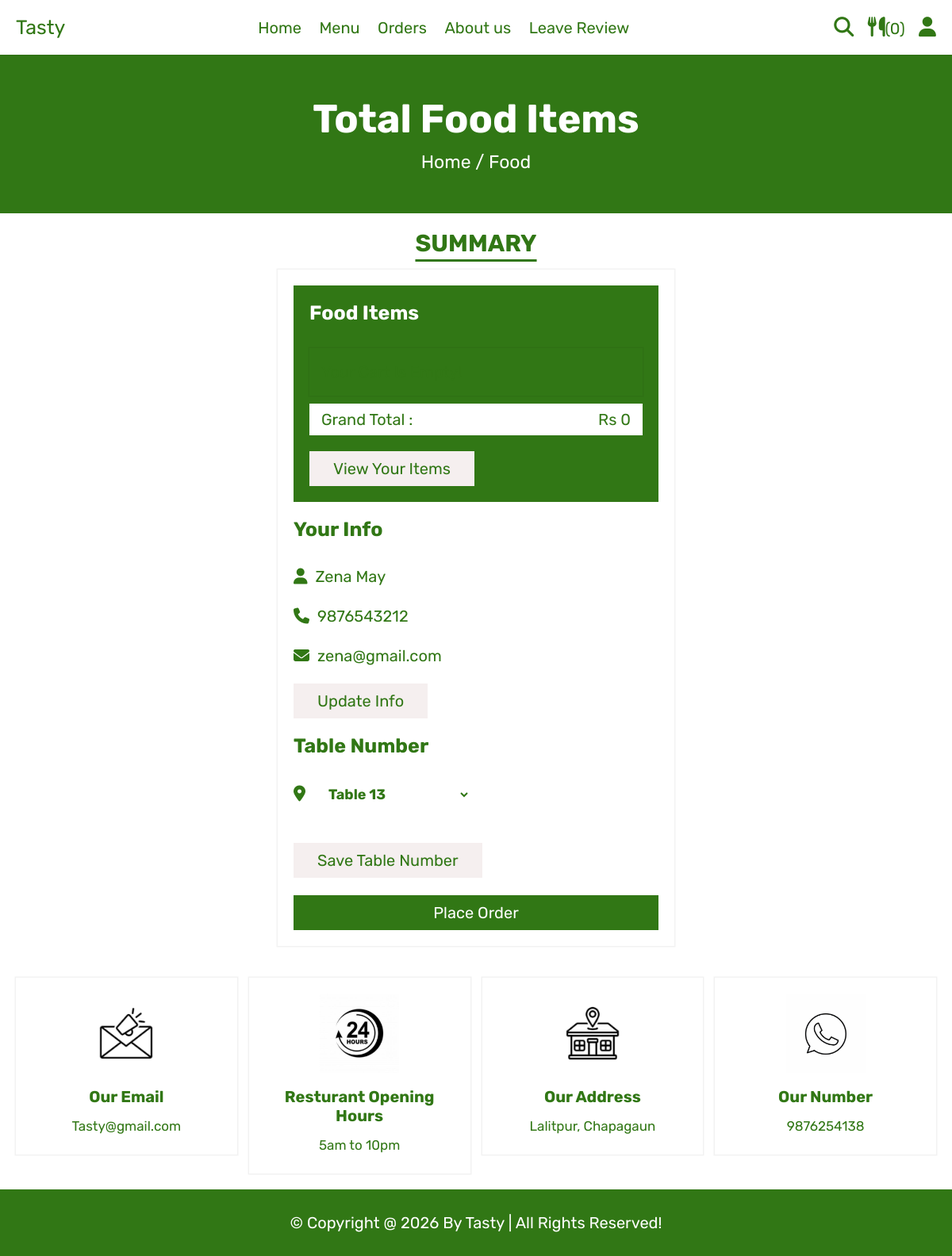
The app's page /checkout.php (signed in) with its own data.
### tables this page shows
CREATE TABLE `users` (
  `id` int(100) NOT NULL,
  `name` varchar(20) NOT NULL,
  `email` varchar(50) NOT NULL,
  `number` varchar(10) NOT NULL,
  `password` varchar(50) NOT NULL,
  `address` varchar(500) NOT NULL
);

### checkout.php (the view, shortened to what this page needs)
<?php
include 'components/connect.php';
$user_id = $_SESSION['user_id'];
$fetch_number = [];
$select_number = $conn->prepare("SELECT * FROM table_number WHERE user_id = ?");
$select_number->execute([$user_id]);
if ($select_number->rowCount() > 0) {
    $fetch_number = $select_number->fetch(PDO::FETCH_ASSOC);
}
?>
<!DOCTYPE html>
<html lang="en">
<head>
    <link rel="stylesheet" href="https://cdnjs.cloudflare.com/ajax/libs/font-awesome/6.1.1/css/all.min.css">
    <link rel="stylesheet" href="css/stylerg.css">
</head>
<body>
    <?php include 'components/user_header.php'; ?>
    <div class="heading">
        <h3>Total Food Items</h3>
        <p><a href="home.php">Home</a> <span> / Food</span></p>
    </div>
    <section class="checkout">
        <h1 class="title">Summary</h1>
        <form action="" method="post">
            <div class="cart-items">
                <h3>Food Items</h3>
                <?php
                $grand_total = 0;
                $cart_items = [];
                $select_cart = $conn->prepare("SELECT * FROM cart WHERE user_id = ?");
                $select_cart->execute([$user_id]);
                if ($select_cart->rowCount() > 0) {
                    while ($fetch_cart = $select_cart->fetch(PDO::FETCH_ASSOC)) {
                        $cart_items[] = $fetch_cart['name'] . ' (' . $fetch_cart['price'] . ' x ' . $fetch_cart['quantity'] . ')';
                        $grand_total += $fetch_cart['price'] * $fetch_cart['quantity'];
                ?>
                        <p><span class="name" style="background-color: white; padding: 5px 10px;"><?= htmlspecialchars($fetch_cart['name']); ?></span>
                            <span class="price">Rs <?= htmlspecialchars($fetch_cart['price']); ?> x <?= htmlspecialchars($fetch_cart['quantity']); ?></span>
                        </p>
                <?php
                    }
                    $total_products = implode(', ', $cart_items);
                } else {
                    echo '<p class="empty">Your cart is empty!</p>';
                }
                ?>
                <p class="grand-total"><span class="name">Grand Total :</span><span class="price">Rs <?= $grand_total; ?></span></p>
                <a href="cart.php" class="btn">View your items</a>
            </div>
            <div class="user-info">
                <h3>Your Info</h3>
                <p><i class="fas fa-user"></i><span><?= htmlspecialchars($fetch_profile['name'] ?? ''); ?></span></p>
                <p><i class="fas fa-phone"></i><span><?= htmlspecialchars($fetch_profile['number'] ?? ''); ?></span></p>
                <p><i class="fas fa-envelope"></i><span><?= htmlspecialchars($fetch_profile['email'] ?? ''); ?></span></p>
                <a href="update_profile.php" class="btn">Update Info</a>
                <h3>Table Number</h3>
                <p>
                    <label for="table_number">
                        <i class="fas fa-map-marker-alt"></i>
                        <select name="table_number" id="table_number" required>
                            <?php
                            for ($i = 1; $i <= 20; $i++) {
                                $selected = (isset($fetch_number['number']) && $fetch_number['number'] == $i) ? 'selected' : '';
                                echo "<option value=\"$i\" $selected>Table $i</option>";
                            }
                            ?>
                        </select>
                    </label>
                </p>
                <br><br>
                <button type="submit" name="save_table" class="btn">Save Table Number</button>
                <br><br>
                <button type="submit" name="submit" class="btn" style="width:100%; background:var(--red); color:var(--white);">Place Order</button>
            </div>
        </form>
    </section>
    <?php include 'components/footer.php'; ?>
</body>
</html>

### css/stylerg.css (style rules this page uses)
:root { --yellow: #ffffff; --red: #317715; --white: #fff; --black: #317715; --light-color: #317715; --border: 0.2rem solid var(--black); }
* { font-family: "Rubik", sans-serif; margin: 0; padding: 0; box-sizing: border-box; outline: none; border: none; text-decoration: none; }
html { font-size: 62.5%; overflow-x: hidden; scroll-behavior: smooth; stop-opacity: 7rem; }
section { margin: 0 auto; max-width: 1200px; padding: 2rem; }
.title { text-align: center; margin-bottom: 1.5rem; font-size: 3rem; color: var(--black); text-transform: uppercase; text-decoration: underline; text-underline-offset: 1rem; }
.heading { display: flex; align-items: center; justify-content: center; gap: 1rem; flex-flow: column; background-color: var(--black); min-height: 20rem; }
.heading h3 { font-size: 5rem; color: var(--white); text-transform: capitalize; }
.heading p { font-size: 2.3rem; color: var(--white); }
.heading p a { color: var(--yellow); }
.btn, .delete-btn { margin-top: 1rem; display: inline-block; font-size: 2rem; padding: 1rem 3rem; cursor: pointer; text-transform: capitalize; transition: 0.2s linear; }
.btn { background-color: rgb(245, 239, 239); color: var(--black); }
.empty { box-shadow: rgba(0, 0, 0, 0.05) 0px 0px 0px 1.5px; padding: 1.5rem; text-align: center; width: 100%; font-size: 2rem; text-transform: capitalize; color: var(--red); }
.checkout form { max-width: 50rem; margin: 0 auto; box-shadow: rgba(0, 0, 0, 0.05) 0px 0px 0px 1.5px; padding: 2rem; }
.checkout form h3 { font-size: 2.5rem; text-transform: capitalize; padding: 2rem 0; color: var(--black); }
.checkout form .cart-items { background-color: var(--black); padding: 2rem; padding-top: 0; }
.checkout form .cart-items h3 { color: var(--white); }
.checkout form .cart-items p { display: flex; align-items: center; gap: 1.5rem; justify-content: space-between; margin: 1rem 0; line-height: 1.5; font-size: 2rem; }
.checkout form .cart-items p .name { color: var(--light-color); }
.checkout form .cart-items p .price { color: var(--yellow); }
.checkout form .cart-items .grand-total { background-color: var(--white); padding: 0.5rem 1.5rem; }
.checkout form .cart-items .grand-total .price { color: var(--red); }
.checkout form .user-info p { font-size: 2rem; line-height: 1.5; padding: 1rem 0; }
.checkout form .user-info p i { color: var(--light-color); margin-right: 1rem; }
.checkout form .user-info p span { color: var(--black); }
#table_number { background-color: white; padding: 5px 10px; color: var(--black); font-size: large; font-weight: bold; }

### records on screen
users: name "Zena May", number "9876543212", email "zena@gmail.com"

### other values on screen
$total_cart_items "0"
$grand_total "0"
